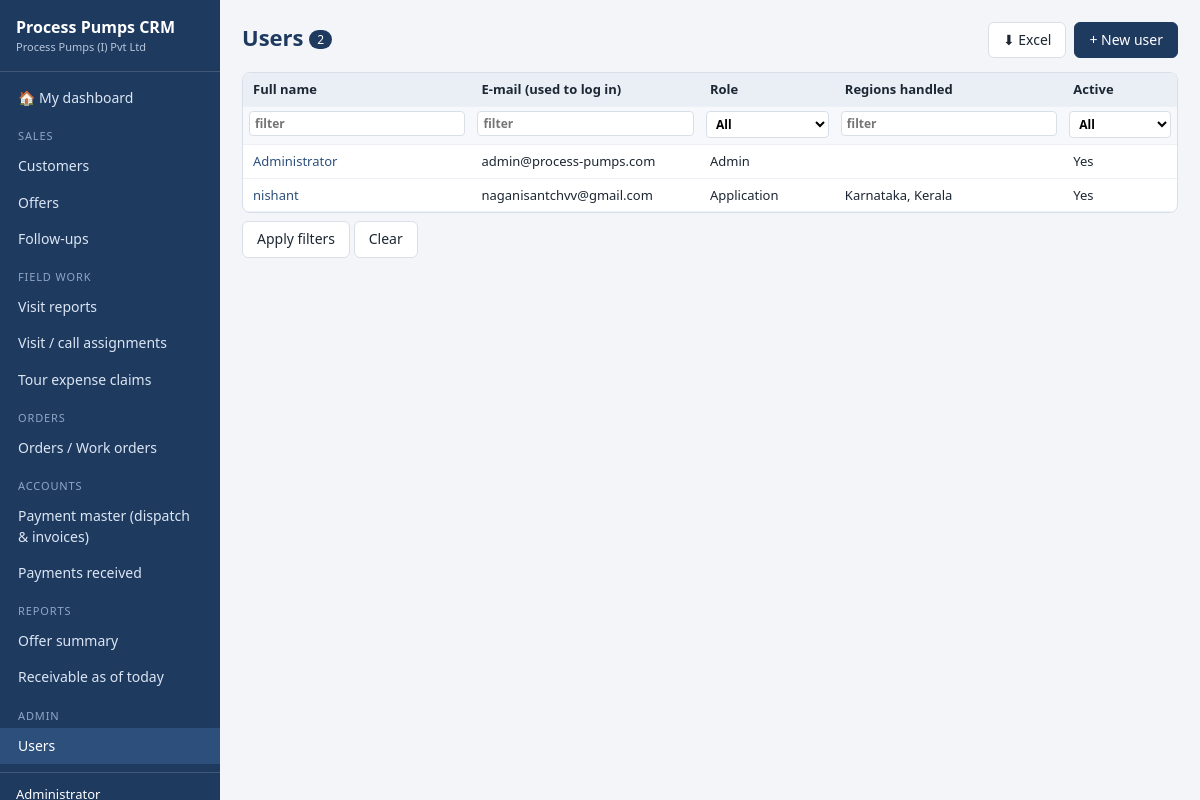
Page /users/ (signed in) on the committed database.
### tables this page shows
CREATE TABLE "users" (id INTEGER PRIMARY KEY AUTOINCREMENT, "full_name" TEXT, "email" TEXT, "role" TEXT, "phone" TEXT, "regions" TEXT, "active" INTEGER, "password_hash" TEXT, "created_at" TEXT, "created_by" INTEGER, "updated_at" TEXT, "updated_by" INTEGER);

### app/core/crud.py (the view)
    @bp.route("/")
    def index():
        need("view")
        args = request.args
        if "_f" not in args and module.default_filters:
            args = {**{"f_" + k: v for k, v in module.default_filters.items()}, **args.to_dict()}
        page = max(int(args.get("page", 1) or 1), 1)
        per = module.page_size or int(current_app.config["PAGE_SIZE"])
        res = module.query(g.user, filters=args, sort=args.get("sort"), direction=args.get("dir", "asc"),
                           page=page, per_page=per)
        pages = max((res["total"] + per - 1) // per, 1)
        return render_template("list.html", module=module, rows=res["rows"], total=res["total"], sums=res["sums"],
                               page=page, pages=pages, args=args,
                               can_create=module.can("create", g.user), can_export=module.allowed("export", g.user))

### app/core/auth.py (called while the page is built)
def csrf_token():
    if "_csrf" not in session:
        session["_csrf"] = secrets.token_hex(16)
    return session["_csrf"]

@bp.before_app_request
def load_user_and_guard():
    g.user = None
    uid = session.get("uid")
    if uid:
        u = db.q1("SELECT * FROM users WHERE id=? AND active=1", (uid,))
        if u:
            u.pop("password_hash", None)
            g.user = u
    if request.method == "POST":
        sent = request.form.get("_csrf") or request.headers.get("X-CSRF-Token")
        if not sent or sent != session.get("_csrf"):
            abort(400, "Security token missing or expired - please reload the page and try again.")
    if request.endpoint and request.endpoint not in PUBLIC_ENDPOINTS and g.user is None:
        return redirect(url_for("auth.login", next=request.full_path if request.method == "GET" else None))

### app/core/db.py (called while the page is built)
def connect(path):
    conn = sqlite3.connect(path, timeout=30)
    conn.row_factory = sqlite3.Row
    conn.execute("PRAGMA journal_mode=WAL")
    conn.execute("PRAGMA foreign_keys=OFF")
    return conn

def get_db():
    if "db" not in g:
        g.db = connect(current_app.config["DATABASE"])
    return g.db

def _teardown(exc):
    conn = g.pop("db", None)
    if conn is not None:
        try:
            conn.rollback() if exc else conn.commit()
        finally:
            conn.close()

def q(sql, params=()):
    return [dict(r) for r in get_db().execute(sql, params).fetchall()]

def q1(sql, params=()):
    r = get_db().execute(sql, params).fetchone()
    return dict(r) if r else None

### app/core/fields.py (called while the page is built)
    def display(self, value):
        return "" if value is None else str(value)

    @property
    def choices(self):
        raw = self._choices() if callable(self._choices) else self._choices
        return [c if isinstance(c, (tuple, list)) else (c, c) for c in raw]

    def display(self, value):
        return dict(self.choices).get(value, value or "")

    def display(self, value):
        return (value or "").replace(",", ", ")

    def display(self, value):
        return "Yes" if value else "No"

### app/core/module.py (called while the page is built)
    @property
    def list_fields(self):
        if self._list_fields:
            return [self.by_name[n] for n in self._list_fields]
        return [f for f in self.fields if f.show_in_list]

    @property
    def filter_fields(self):
        return [f for f in self.list_fields if f.filterable]

    def allowed(self, action, user):
        return R.has_role(user, self.access.get(action, []))

### app/core/registry.py (called while the page is built)
def all_modules():
    return list(MODULES.values())

### app/templates/list.html (shortened to what this page needs)
{% extends 'base.html' %}
{% from '_macros.html' import cell, pager %}
{% block content %}
<div class="page-head">
  <h1>{{ module.plural }} <span class="count">{{ total }}</span></h1>
  <div class="actions">
    {% if can_export %}<a class="btn" href="{{ url_for(module.key ~ '.export', **args) }}">&#11015; Excel</a>{% endif %}
    {% if can_create %}<a class="btn primary" href="{{ url_for(module.key ~ '.new') }}">+ {{ module.new_label or 'New ' ~ module.label|lower }}</a>{% endif %}
  </div>
</div>
<div class="table-wrap">
<table class="grid">
  <thead>
    <tr>{% for f in module.list_fields %}
      {% set d = 'desc' if args.get('sort') == f.name and args.get('dir', 'asc') == 'asc' else 'asc' %}
      <th><a class="sort" href="{{ url_for(module.key ~ '.index', **dict(args, sort=f.name, dir=d)) }}">{{ f.label }}{% if args.get('sort') == f.name %} {{ '▲' if args.get('dir','asc') == 'asc' else '▼' }}{% endif %}</a></th>
    {% endfor %}</tr>
    <tr class="filters">{% for f in module.list_fields %}<th>
      {% if f.filterable %}
        {% set n = 'f_' ~ f.name %}
        {% if f.kind == 'date' %}
          <input form="filters" type="date" name="{{ n }}_from" value="{{ args.get(n ~ '_from', '') }}" title="from"><input form="filters" type="date" name="{{ n }}_to" value="{{ args.get(n ~ '_to', '') }}" title="to">
        {% elif f.kind in ('int', 'money') %}
          <input form="filters" type="number" step="any" name="{{ n }}_min" placeholder="min" value="{{ args.get(n ~ '_min', '') }}"><input form="filters" type="number" step="any" name="{{ n }}_max" placeholder="max" value="{{ args.get(n ~ '_max', '') }}">
        {% elif f.kind == 'choice' %}
          <select form="filters" name="{{ n }}" data-auto><option value="">All</option>{% for v, l in f.choices %}<option value="{{ v }}" {% if args.get(n) == v %}selected{% endif %}>{{ l }}</option>{% endfor %}</select>
        {% elif f.kind == 'bool' %}
          <select form="filters" name="{{ n }}" data-auto><option value="">All</option></select>
        {% else %}
          <input form="filters" type="text" name="{{ n }}" placeholder="filter" value="{{ args.get(n, '') }}">
        {% endif %}
      {% endif %}
    </th>{% endfor %}</tr>
  </thead>
  <tbody>
  {% for row in rows %}
    <tr class="{{ module.row_class(row) if module.row_class else '' }}">
      {% for f in module.list_fields %}<td>{% if loop.first %}<a href="{{ url_for(module.key ~ '.view', id=row.id) }}">{{ cell(module, f, row) or '—' }}</a>{% else %}{{ cell(module, f, row) }}{% endif %}</td>{% endfor %}
    </tr>
  {% else %}<tr><td colspan="{{ module.list_fields|length }}" class="empty">No records match.</td></tr>
  {% endfor %}
  </tbody>
</table>
</div>
<div class="filter-buttons"><button class="btn" form="filters">Apply filters</button> <a class="btn" href="{{ url_for(module.key ~ '.index', _f=1) }}">Clear</a></div>
{% endblock %}

### app/templates/_macros.html (shortened to what this page needs)
{% macro cell(module, f, row) -%}
  {%- if f.kind == 'file' -%}
    {%- if row[f.name] -%}<a href="{{ url_for(module.key ~ '.file', id=row.id, fname=f.name) }}" target="_blank">&#128206; View</a>{%- endif -%}
  {%- elif f.badge -%}
    {%- set v = module.display(f, row) -%}{%- if v -%}<span class="badge b-{{ v|slug }}">{{ v }}</span>{%- endif -%}
  {%- elif f.kind in ('money', 'int') -%}<span class="num">{{ module.display(f, row) }}</span>
  {%- elif f.kind == 'textarea' -%}<span class="clip">{{ module.display(f, row) }}</span>
  {%- else -%}{{ module.display(f, row) }}
  {%- endif -%}
{%- endmacro %}

### app/static/css/app.css (style rules this page uses)
:root { --navy:#1f3a5f;--navy2:#2c4f7c;--bg:#f3f5f9;--card:#fff;--line:#d9dfe8;--text:#1c2733;--muted:#6b7a8c; --red:#ffc7ce;--red-t:#9c0006;--yellow:#ffeb9c;--yellow-t:#7a5b00;--green:#c6efce;--green-t:#06602a;--accent:#e08a00;--radius:8px }
* { box-sizing:border-box }
body { margin:0;font:14px/1.45 "Segoe UI",system-ui,Arial,sans-serif;color:var(--text);background:var(--bg) }
a { color:var(--navy2);text-decoration:none }
h1 { font-size:22px;margin:0 0 10px;color:var(--navy) }
.page-head { display:flex;justify-content:space-between;align-items:flex-start;gap:12px;flex-wrap:wrap;margin-bottom:8px }
.actions { display:flex;gap:8px;flex-wrap:wrap;align-items:center }
.count { background:var(--navy);color:#fff;border-radius:10px;font-size:12px;padding:1px 8px;vertical-align:middle;font-weight:400 }
.btn { display:inline-block;border:1px solid var(--line);background:#fff;color:var(--text);padding:7px 14px;border-radius:6px;cursor:pointer;font:inherit }
.btn.primary { background:var(--navy);color:#fff;border-color:var(--navy) }
.table-wrap { overflow-x:auto;border:1px solid var(--line);border-radius:var(--radius);background:#fff;margin-bottom:8px }
table.grid { border-collapse:collapse;width:100%;font-size:13px }
.grid th,.grid td { padding:7px 10px;border-bottom:1px solid #edf0f5;text-align:left;vertical-align:top;white-space:nowrap }
.grid td { white-space:normal;min-width:70px }
.grid thead th { background:#eaeff6;position:sticky;top:0;font-weight:600 }
.grid tr.filters th { background:#f6f8fb;padding:4px 6px;position:static }
.grid tr.filters input,.grid tr.filters select { width:100%;min-width:90px;padding:3px 5px;font-size:12px;border:1px solid var(--line);border-radius:4px;margin-bottom:2px }
a.sort { color:var(--text) }
input[type=text],input[type=email],input[type=tel],input[type=number],input[type=date],input[type=password],select,textarea { width:100%;padding:7px 9px;border:1px solid #c5cdd9;border-radius:6px;font:inherit;background:#fff }
.filter-buttons { margin:6px 0 }

### rows in the picture
users: display "Administrator" "admin@process-pumps.com" "Admin" "Yes"
users: display "nishant" "naganisantchvv@gmail.com" "Application" "Karnataka, Kerala" "Yes"

### other values in the picture
{{ app_title }} "Process Pumps CRM"
{{ company }} "Process Pumps (I) Pvt Ltd"
{{ group }} "SALES" "FIELD WORK" "ORDERS" "ACCOUNTS" "REPORTS" "ADMIN"
{{ i.label }} "Customers" "Offers" "Follow-ups" "Visit reports" "Visit / call assignments" "Tour expense claims" "Orders / Work orders" "Payment master (dispatch & invoices)" "Payments received" "Offer summary" "Receivable as of today" "Users"
{{ module.plural }} "Users"
{{ total }} "2"
{{ module.new_label or 'New ' ~ module.label|lower }} "New user"
{{ f.label }} "Full name" "E-mail (used to log in)" "Role" "Regions handled" "Active"
